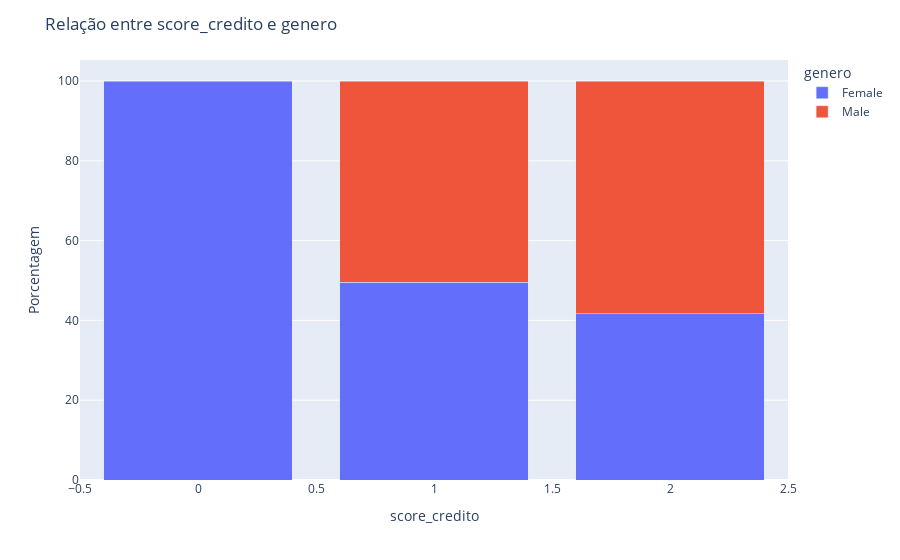

Here is the notebook cell this chart was saved with:
### Markdown cell above
O genero impacta no score de credito?

### Code cell
# Calcular a porcentagem de cada categoria
df_grouped = df.groupby(['score_credito', 'genero']).size().reset_index(name='count')
total_por_score_credito = df_grouped.groupby('score_credito')['count'].transform('sum')
df_grouped['percent'] = (df_grouped['count'] / total_por_score_credito) * 100

# Cria gráfico de barras empilhadas
fig = px.bar(df_grouped, x='score_credito', y='percent', color='genero', barmode='stack',
             labels={'score_credito': 'score_credito', 'percent': 'Porcentagem', 'genero': 'genero'})

fig.update_layout(title='Relação entre score_credito e genero',
                  yaxis_title='Porcentagem',
                  legend_title='genero')
fig.show()

### Figure 1 — Plotly figure (JSON) as saved in the notebook; plotly's stock layout.template omitted (floating-point values rounded to 4 significant figures)
{"data": [{"alignmentgroup": "True", "hovertemplate": "genero=Female<br>score_credito=%{x}<br>Porcentagem=%{y}<extra></extra>", "legendgroup": "Female", "marker": {"color": "#636efa", "pattern": {"shape": ""}}, "name": "Female", "offsetgroup": "Female", "orientation": "v", "showlegend": true, "textposition": "auto", "type": "bar", "x": [0, 1, 2], "xaxis": "x", "y": [100, 49.56, 41.67], "yaxis": "y"}, {"alignmentgroup": "True", "hovertemplate": "genero=Male<br>score_credito=%{x}<br>Porcentagem=%{y}<extra></extra>", "legendgroup": "Male", "marker": {"color": "#EF553B", "pattern": {"shape": ""}}, "name": "Male", "offsetgroup": "Male", "orientation": "v", "showlegend": true, "textposition": "auto", "type": "bar", "x": [1, 2], "xaxis": "x", "y": [50.44, 58.33], "yaxis": "y"}], "layout": {"barmode": "stack", "legend": {"title": {"text": "genero"}, "tracegroupgap": 0}, "margin": {"t": 60}, "title": {"text": "Relação entre score_credito e genero"}, "xaxis": {"anchor": "y", "domain": [0, 1], "title": {"text": "score_credito"}}, "yaxis": {"anchor": "x", "domain": [0, 1], "title": {"text": "Porcentagem"}}}}
